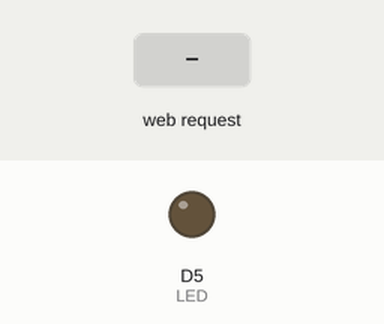
This sketch was run on a simulated ESP8266 (NodeMCU). Shown: output pins drawn as LEDs (lit = HIGH). The test bench sets the inputs (shaded band). WiFi joins after 1.5 s; servers stay silent unless stated; what the sketch prints to the serial monitor is not drawn.

Above: at 2.7 s.
2.8 s: HTTP request GET /led received
At 3.1 s:
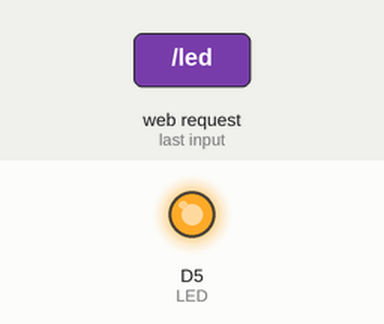
Timing chart, 0 to 5.8 s (numbered marks = the images above; inputs shaded):
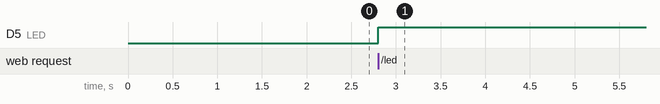

Measured:
- after the input at 2.8 s, D5 (LED): LOW → HIGH at once

The sketch:

Krishi_upajh.ino
```cpp
#include <ESP8266WiFi.h>
#include <ESP8266WebServer.h>

const char* ssid = "S23";
const char* password = "passward";

ESP8266WebServer server(80);

#define BUTTON D3
#define LED D5

bool ledState = false;

// ===== HTML page =====
String webpage = R"====(
<!DOCTYPE html>
<html lang="en">
  <head>
    <meta charset="UTF-8" />
    <meta name="viewport" content="width=device-width, initial-scale=1.0" />
    <title>Krishi Upajh</title>

    <link rel="stylesheet" href="style.css" />

    <!-- fonts  -->
    <link rel="preconnect" href="https://fonts.googleapis.com" />
    <link rel="preconnect" href="https://fonts.gstatic.com" crossorigin />
    <link
      href="https://fonts.googleapis.com/css2?family=Google+Sans:ital,opsz,wght@0,17..18,400..700;1,17..18,400..700&family=Montserrat:ital,wght@0,100..900;1,100..900&family=Poppins:ital,wght@0,100;0,200;0,300;0,400;0,500;0,600;0,700;0,800;0,900;1,100;1,200;1,300;1,400;1,500;1,600;1,700;1,800;1,900&display=swap"
      rel="stylesheet"
    />
    <!-- ===== -->

    <!-- Icons  -->
    <link
      rel="stylesheet"
      href="https://cdnjs.cloudflare.com/ajax/libs/font-awesome/7.0.1/css/all.min.css"
    />

    <!-- ===== -->

    <style>
      * {
        margin: 0;
        padding: 0;
        box-sizing: border-box;
      }
      body {
        width: 100%;
        height: 100%;
        background-color: #f3f4f9;
        overflow: hidden;
      }

      /* div {
  background-color: greenyellow;
} */
      /* ================================= Header ========================== */

      header {
        background-color: white;
        display: flex;
        justify-content: space-between;
        width: 100%;
        padding: 2px 40px 7px 30px;
        display: flex;
        align-items: center;
        justify-content: space-between;
        box-shadow: -8px -6px 16px 1px;
      }

      header div {
        display: flex;
        flex-direction: column;
        justify-content: center;
        transition-duration: 0.2s;
      }
      header div:hover {
        color: black;
      }
      .logo {
        padding: 2px 10px 2px 10px;
        font-family: "Google Sans", sans-serif;
        font-weight: bold;
        font-size: 30px;
        cursor: pointer;
        color: #2f9712;
        background-color: #0fca51;
        border-radius: 10px;
        color: white;
      }

      .user_name {
        padding: 2px 10px 2px 10px;
        font-family: "Poppins", sans-serif;
        font-weight: 550;
        font-size: 20px;
        cursor: pointer;
        color: #585858;
      }

      .battery {
        padding: 2px 10px 2px 10px;
        font-family: "Poppins", sans-serif;
        font-weight: 550;
        font-size: 14px;
        flex-direction: row;
        justify-content: center;
        align-items: center;
        cursor: pointer;
        color: #585858;
      }
      .battery i {
        rotate: -90deg;
        font-size: 16px;
      }
      .pump {
        padding: 2px 10px 2px 10px;
        font-family: "Poppins", sans-serif;
        height: 50px;
        width: 50px;
        border-radius: 50%;
        display: flex;
        justify-content: center;
        align-items: center;
        border: 1px solid green;
        padding: 10px;
      }
      .pump a {
        text-decoration: none;
        color: black;
        font-weight: 500;
        font-size: 12px;
      }

      .profile {
        padding: 2px 10px 2px 10px;
        font-family: "Poppins", sans-serif;
        font-weight: 600;
        display: flex;
        justify-content: center;
        align-items: center;
        height: 40px;
        width: 40px;
        cursor: pointer;
        border: 2px solid brown;
        border-radius: 50%;
      }

      /* ============================================================== */

      /* ============================ Main ================================= */
      main {
        /* border: 2px solid red; */
        margin-block: 20px;
        height: 100%;
        width: 100%;
        padding: 8px;
      }
      .upper_box {
        display: flex;
        justify-content: space-around;
        align-items: center;
        margin-top: 20px;
        min-height: 150px;
      }
      .lower_box {
        display: flex;
        justify-content: space-around;
        align-items: center;
        margin-top: 50px;
        min-height: 150px;
      }
      .card {
        background-color: white;
        width: 20%;
        padding-top: 20px;
        display: flex;
        flex-direction: column;
        justify-content: space-around;
        font-family: "Poppins", sans-serif;
        align-items: center;
        border-radius: 10px;
        box-shadow: 1px 1px 6px -3px;
      }
      .card p {
        font-family: "Poppins", sans-serif;
        font-size: 25px;
        font-weight: 500;
        color: #585858;
      }

      .display {
        display: flex;
        justify-content: center;
        align-items: center;
        padding: 20px;
      }
      .display .value {
        font-size: 50px;
        padding: 10px;
      }
      .display .unit {
        font-size: 20px;
        font-weight: 600;
        color: black;
      }
      /* ======================================================================= */
    </style>
  </head>


  <body>
    <!-- ========================= Header ============================ -->
    <header>
      <div class="logo">कृषि उपज</div>
      <div class="user_name">Sanju Bhai</div>
      <div class="battery"><i class="fa-solid fa-battery-half"></i>78%</div>
      <div class="pump"><a href="/led">Pump</a></div>
      <div class="profile">P</div>
    </header>
    <!-- ==================================================================== -->

    <!-- =========================== main ========================= -->

    <main>
      <div class="upper_box">
        <div class="card">
          <p>Temperature</p>
          <div class="display">
            <div class="value">35</div>
            <div class="unit"><sup>o</sup>C</div>
          </div>
        </div>

        <div class="card">
          <p>Humidity</p>
          <div class="display">
            <div class="value">25</div>
            <div class="unit">%</div>
          </div>
        </div>

        <div class="card">
          <p>Wind</p>
          <div class="display">
            <div class="value">6</div>
            <div class="unit">Km/h</div>
          </div>
        </div>

        <div class="card">
          <p>Crop</p>
          <div class="display">
            <div class="value">Rice</div>
            <!-- <div class="unit"><sup>o</sup>C</div> -->
          </div>
        </div>
      </div>

      <div class="lower_box">
        <div class="card">
          <p>Moisture</p>
          <div class="display">
            <div class="value" id="moisture">25</div>
            <div class="unit">%</div>
          </div>
        </div>

        <div class="card">
          <p>Nitrogen</p>
          <div class="display">
            <div class="value">5</div>
            <div class="unit">%</div>
          </div>
        </div>

        <div class="card">
          <p>Phosphorus</p>
          <div class="display">
            <div class="value">0.5</div>
            <div class="unit">%</div>
          </div>
        </div>

        <div class="card">
          <p>Potassium</p>
          <div class="display">
            <div class="value">4</div>
            <div class="unit">%</div>
          </div>
        </div>
      </div>
    </main>
    <!-- ==================================================== -->
     <script>
      setInterval(function () {
        fetch("/moisture")
          .then((r) => r.text())
          .then((data) => {
            document.getElementById("moisture").innerHTML = data;
          });
      }, 200);
    </script>
  </body>

</html>

)====";

// ===== handlers =====

void handleRoot() {
  server.send(200, "text/html", webpage);
}

void handleButton() {
  int a = analogRead(A0);
  a = map(a, 300, 900, 100, 0);
  server.send(200, "text/plain", (String)a);
}

void handleLED() {
  ledState = !ledState;
  digitalWrite(LED, ledState);
  server.sendHeader("Location", "/");  // redirect back
  server.send(303);
}

// ===== setup =====

void setup() {
  Serial.begin(115200);

  pinMode(BUTTON, INPUT_PULLUP);
  pinMode(LED, OUTPUT);
  digitalWrite(LED, LOW);

  WiFi.begin(ssid, password);
  while (WiFi.status() != WL_CONNECTED) delay(500);

  Serial.println(WiFi.localIP());

  server.on("/", handleRoot);
  server.on("/moisture", handleButton);
  server.on("/led", handleLED);

  server.begin();
}

void loop() {
  server.handleClient();
}
```
